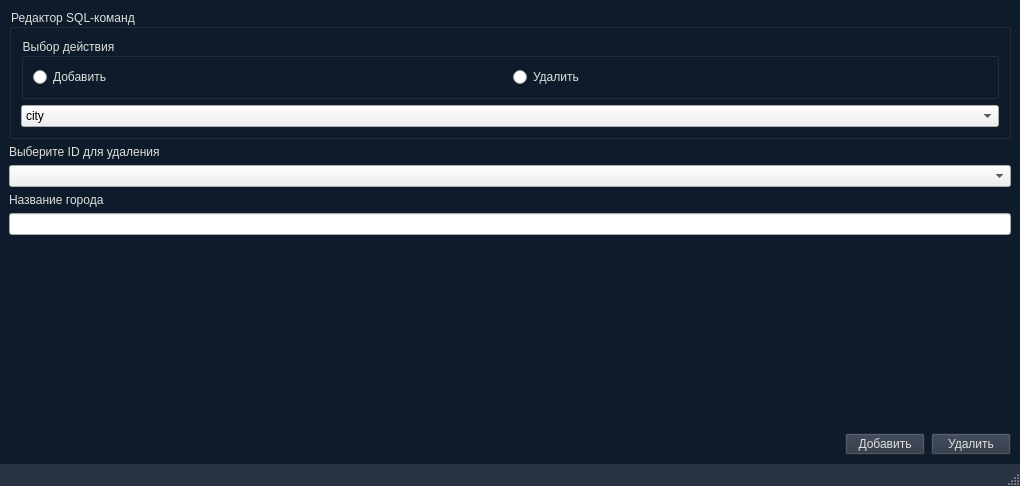
<?xml version="1.0" encoding="UTF-8"?>
<ui version="4.0">
 <class>w_SQLEditor</class>
 <widget class="QMainWindow" name="w_SQLEditor">
  <property name="geometry">
   <rect>
    <x>0</x>
    <y>0</y>
    <width>1020</width>
    <height>486</height>
   </rect>
  </property>
  <property name="sizePolicy">
   <sizepolicy hsizetype="Fixed" vsizetype="Preferred">
    <horstretch>0</horstretch>
    <verstretch>0</verstretch>
   </sizepolicy>
  </property>
  <property name="minimumSize">
   <size>
    <width>1020</width>
    <height>0</height>
   </size>
  </property>
  <property name="maximumSize">
   <size>
    <width>1020</width>
    <height>16777215</height>
   </size>
  </property>
  <property name="windowTitle">
   <string>SQL-редактор</string>
  </property>
  <property name="windowIcon">
   <iconset>
    <normaloff>:/newPrefix/icons/organization.png</normaloff>:/newPrefix/icons/organization.png</iconset>
  </property>
  <property name="styleSheet">
   <string notr="true">#centralwidget{
background-color:#0D1B2A;
}

.QLabel{
color:#E0E1DD;
}
.QRadioButton{
color:#E0E1DD;
}
.QPushButton{
	background-color:#293241;
	color:#E0E1DD;
}
#statusbar{
background-color:#293241;
}

#menubar{
color:black;
font-weight:bold;
}

.QGroupBox{
	color:#E0E1DD
}

.QPushButton:hover{
	background-color:#1b263b;
}

#statusbar{
	color:#E0E1DD;
}</string>
  </property>
  <widget class="QWidget" name="centralwidget">
   <layout class="QVBoxLayout" name="verticalLayout_2">
    <item>
     <widget class="QGroupBox" name="groupBox">
      <property name="title">
       <string>Редактор SQL-команд</string>
      </property>
      <layout class="QGridLayout" name="gridLayout_2">
       <item row="0" column="0">
        <widget class="QGroupBox" name="gbx_ChooseOption">
         <property name="title">
          <string>Выбор действия</string>
         </property>
         <layout class="QGridLayout" name="gridLayout">
          <item row="0" column="0">
           <widget class="QRadioButton" name="rbtn_Insert">
            <property name="text">
             <string>Добавить</string>
            </property>
           </widget>
          </item>
          <item row="0" column="1">
           <widget class="QRadioButton" name="rbtn_Delete">
            <property name="text">
             <string>Удалить</string>
            </property>
           </widget>
          </item>
         </layout>
        </widget>
       </item>
       <item row="1" column="0">
        <widget class="QComboBox" name="cm_DB">
         <item>
          <property name="text">
           <string>city</string>
          </property>
         </item>
         <item>
          <property name="text">
           <string>contacts</string>
          </property>
         </item>
         <item>
          <property name="text">
           <string>enterprises</string>
          </property>
         </item>
         <item>
          <property name="text">
           <string>industry</string>
          </property>
         </item>
         <item>
          <property name="text">
           <string>managers</string>
          </property>
         </item>
         <item>
          <property name="text">
           <string>services</string>
          </property>
         </item>
        </widget>
       </item>
      </layout>
     </widget>
    </item>
    <item>
     <layout class="QVBoxLayout" name="lt_Actions">
      <item>
       <widget class="QLabel" name="lb_ID">
        <property name="text">
         <string>Выберите ID для удаления</string>
        </property>
       </widget>
      </item>
      <item>
       <widget class="QComboBox" name="cm_Rows"/>
      </item>
      <item>
       <widget class="QLabel" name="lb_CityName">
        <property name="text">
         <string>Название города</string>
        </property>
       </widget>
      </item>
      <item>
       <widget class="QLineEdit" name="le_CityName"/>
      </item>
     </layout>
    </item>
    <item>
     <spacer name="verticalSpacer">
      <property name="orientation">
       <enum>Qt::Vertical</enum>
      </property>
      <property name="sizeHint" stdset="0">
       <size>
        <width>20</width>
        <height>40</height>
       </size>
      </property>
     </spacer>
    </item>
    <item>
     <layout class="QHBoxLayout" name="lt_Btns">
      <item>
       <spacer name="horizontalSpacer">
        <property name="orientation">
         <enum>Qt::Horizontal</enum>
        </property>
        <property name="sizeHint" stdset="0">
         <size>
          <width>40</width>
          <height>20</height>
         </size>
        </property>
       </spacer>
      </item>
      <item>
       <widget class="QPushButton" name="btn_AddData">
        <property name="text">
         <string>Добавить</string>
        </property>
       </widget>
      </item>
      <item>
       <widget class="QPushButton" name="btn_DeleteData">
        <property name="text">
         <string>Удалить</string>
        </property>
       </widget>
      </item>
     </layout>
    </item>
   </layout>
  </widget>
  <widget class="QMenuBar" name="menubar">
   <property name="geometry">
    <rect>
     <x>0</x>
     <y>0</y>
     <width>1020</width>
     <height>22</height>
    </rect>
   </property>
  </widget>
  <widget class="QStatusBar" name="statusbar"/>
 </widget>
 <resources>
  <include location="../../../AppData/Desktop/qt/icons.qrc"/>
 </resources>
 <connections/>
</ui>
